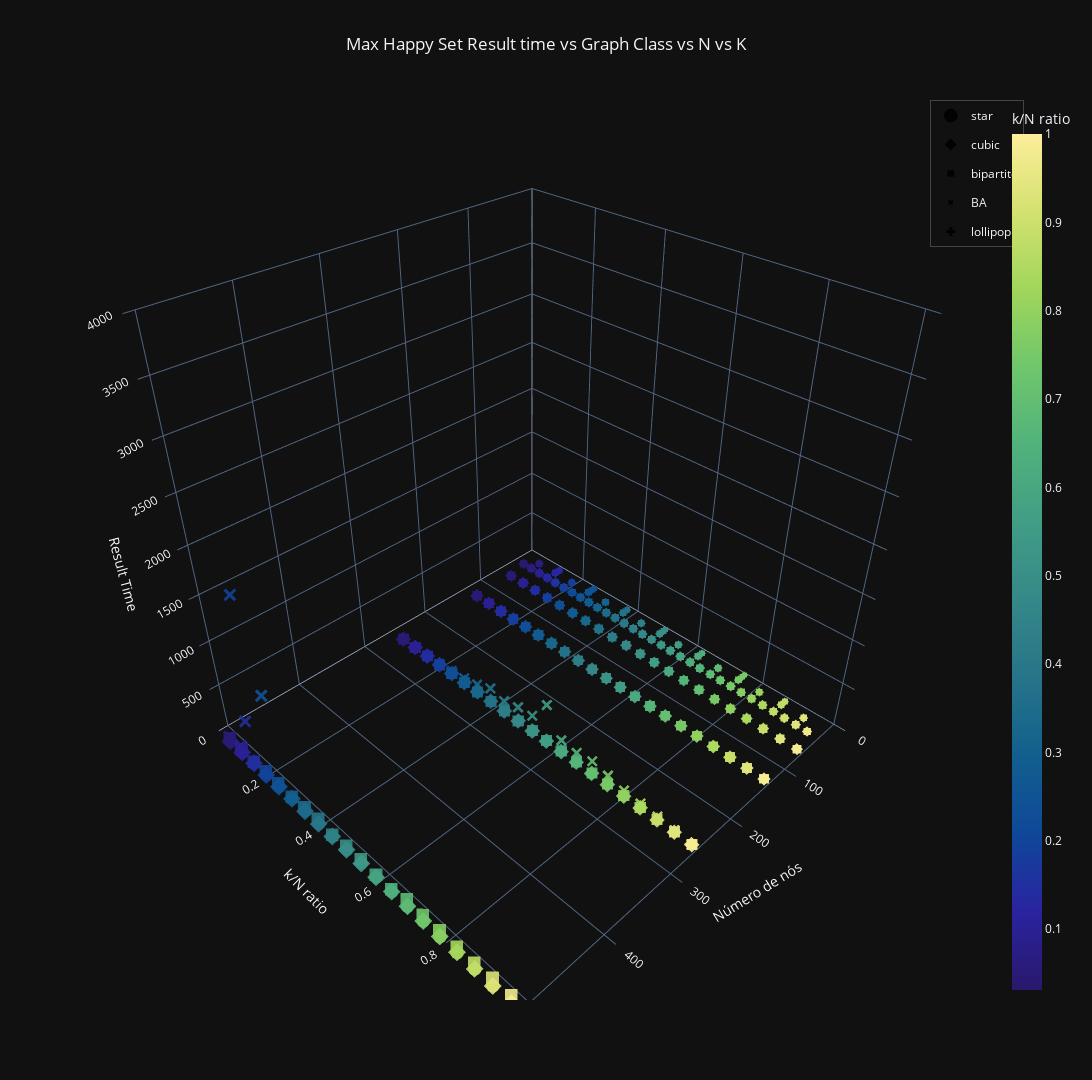

Notebook cell for this chart:
### Markdown cell above
# Análises Gráficas

### Code cell
# GraphsResults3()
# # GraphsResults4()
# # GraphsResults4_1()
# GraphsResults5()
# GraphsResults6p7()
# GraphsResults6p7_1()
# GraphsResults6p7_2()
# # GraphsResults6p7_4('cubic')
# # GraphsResults6p7_6_2()
# # GraphsResults8() # regen cubic graph doubles edged on 7

### Figure 1 — Plotly figure (JSON) as saved in the notebook; plotly's stock layout.template omitted (floating-point values rounded to 4 significant figures; data arrays with more than 128 entries replaced by an {"elided": "..."} marker saying what was removed)
{"data": [{"hovertemplate": "graph_class=star<br>Numero de nós=%{x}<br>k/N ratio=%{marker.color}<br>Result Time=%{z}<br>log_n_+=%{marker.size}<extra></extra>", "legendgroup": "star", "marker": {"color": {"elided": "239 float values"}, "coloraxis": "coloraxis", "line": {"width": 0}, "opacity": 0.9, "size": {"elided": "239 float values"}, "sizemode": "area", "sizeref": 0.063, "symbol": "circle"}, "mode": "markers", "name": "star", "scene": "scene", "showlegend": true, "type": "scatter3d", "x": {"elided": "239 int values"}, "y": {"elided": "239 float values"}, "z": {"elided": "239 float values"}}, {"hovertemplate": "graph_class=cubic<br>Numero de nós=%{x}<br>k/N ratio=%{marker.color}<br>Result Time=%{z}<br>log_n_+=%{marker.size}<extra></extra>", "legendgroup": "cubic", "marker": {"color": {"elided": "198 float values"}, "coloraxis": "coloraxis", "line": {"width": 0}, "opacity": 0.9, "size": {"elided": "198 float values"}, "sizemode": "area", "sizeref": 0.063, "symbol": "diamond"}, "mode": "markers", "name": "cubic", "scene": "scene", "showlegend": true, "type": "scatter3d", "x": {"elided": "198 int values"}, "y": {"elided": "198 float values"}, "z": {"elided": "198 float values"}}, {"hovertemplate": "graph_class=bipartite<br>Numero de nós=%{x}<br>k/N ratio=%{marker.color}<br>Result Time=%{z}<br>log_n_+=%{marker.size}<extra></extra>", "legendgroup": "bipartite", "marker": {"color": {"elided": "159 float values"}, "coloraxis": "coloraxis", "line": {"width": 0}, "opacity": 0.9, "size": {"elided": "159 float values"}, "sizemode": "area", "sizeref": 0.063, "symbol": "square"}, "mode": "markers", "name": "bipartite", "scene": "scene", "showlegend": true, "type": "scatter3d", "x": {"elided": "159 int values"}, "y": {"elided": "159 float values"}, "z": {"elided": "159 float values"}}, {"hovertemplate": "graph_class=BA<br>Numero de nós=%{x}<br>k/N ratio=%{marker.color}<br>Result Time=%{z}<br>log_n_+=%{marker.size}<extra></extra>", "legendgroup": "BA", "marker": {"color": [0.25, 0.5, 0.75, 0.125, 0.25, 0.375, 0.5, 0.625, 0.75, 0.875, 0.062, 0.125, 0.188, 0.25, 0.312, 0.375, 0.438, 0.5, 0.562, 0.625, 0.688, 0.75, 0.812, 0.875, 0.938, 0.031, 0.062, 0.094, 0.125, 0.156, 0.188, 0.219, 0.25, 0.281, 0.312, 0.344, 0.375, 0.406, 0.438, 0.469, 0.5, 0.531, 0.562, 0.594, 0.625, 0.656, 0.688, 0.719, 0.75, 0.781, 0.812, 0.844, 0.875, 0.906, 0.938, 0.969, 0.047, 0.094, 0.141, 0.188, 0.234, 0.281, 0.328, 0.375, 0.422, 0.469, 0.516, 0.562, 0.609, 0.656, 0.703, 0.75, 0.797, 0.844, 0.891, 0.938, 0.984, 0.047, 0.094, 0.141, 0.188, 0.234, 0.281, 0.328, 0.375, 0.422, 0.469, 0.516, 0.562, 0.609, 0.656, 0.703, 0.75, 0.797, 0.844, 0.891, 0.938, 0.984, 0.047, 0.094, 0.141, 0.188, 0.234, 0.281, 0.328, 0.375, 0.422, 0.469, 0.516, 0.562, 0.609, 0.656, 0.703, 0.75, 0.797, 0.844, 0.891, 0.938, 0.984, 0.049, 0.098, 0.146, 0.195, 0.244], "coloraxis": "coloraxis", "line": {"width": 0}, "opacity": 0.9, "size": [1.69, 1.69, 1.69, 2.197, 2.197, 2.197, 2.197, 2.197, 2.197, 2.197, 2.856, 2.856, 2.856, 2.856, 2.856, 2.856, 2.856, 2.856, 2.856, 2.856, 2.856, 2.856, 2.856, 2.856, 2.856, 3.713, 3.713, 3.713, 3.713, 3.713, 3.713, 3.713, 3.713, 3.713, 3.713, 3.713, 3.713, 3.713, 3.713, 3.713, 3.713, 3.713, 3.713, 3.713, 3.713, 3.713, 3.713, 3.713, 3.713, 3.713, 3.713, 3.713, 3.713, 3.713, 3.713, 3.713, 4.827, 4.827, 4.827, 4.827, 4.827, 4.827, 4.827, 4.827, 4.827, 4.827, 4.827, 4.827, 4.827, 4.827, 4.827, 4.827, 4.827, 4.827, 4.827, 4.827, 4.827, 6.275, 6.275, 6.275, 6.275, 6.275, 6.275, 6.275, 6.275, 6.275, 6.275, 6.275, 6.275, 6.275, 6.275, 6.275, 6.275, 6.275, 6.275, 6.275, 6.275, 6.275, 8.157, 8.157, 8.157, 8.157, 8.157, 8.157, 8.157, 8.157, 8.157, 8.157, 8.157, 8.157, 8.157, 8.157, 8.157, 8.157, 8.157, 8.157, 8.157, 8.157, 8.157, 10.6, 10.6, 10.6, 10.6, 10.6], "sizemode": "area", "sizeref": 0.063, "symbol": "x"}, "mode": "markers", "name": "BA", "scene": "scene", "showlegend": true, "type": "scatter3d", "x": [4, 4, 4, 8, 8, 8, 8, 8, 8, 8, 16, 16, 16, 16, 16, 16, 16, 16, 16, 16, 16, 16, 16, 16, 16, 32, 32, 32, 32, 32, 32, 32, 32, 32, 32, 32, 32, 32, 32, 32, 32, 32, 32, 32, 32, 32, 32, 32, 32, 32, 32, 32, 32, 32, 32, 32, 64, 64, 64, 64, 64, 64, 64, 64, 64, 64, 64, 64, 64, 64, 64, 64, 64, 64, 64, 64, 64, 128, 128, 128, 128, 128, 128, 128, 128, 128, 128, 128, 128, 128, 128, 128, 128, 128, 128, 128, 128, 128, 256, 256, 256, 256, 256, 256, 256, 256, 256, 256, 256, 256, 256, 256, 256, 256, 256, 256, 256, 256, 256, 512, 512, 512, 512, 512], "y": [0.25, 0.5, 0.75, 0.125, 0.25, 0.375, 0.5, 0.625, 0.75, 0.875, 0.062, 0.125, 0.188, 0.25, 0.312, 0.375, 0.438, 0.5, 0.562, 0.625, 0.688, 0.75, 0.812, 0.875, 0.938, 0.031, 0.062, 0.094, 0.125, 0.156, 0.188, 0.219, 0.25, 0.281, 0.312, 0.344, 0.375, 0.406, 0.438, 0.469, 0.5, 0.531, 0.562, 0.594, 0.625, 0.656, 0.688, 0.719, 0.75, 0.781, 0.812, 0.844, 0.875, 0.906, 0.938, 0.969, 0.047, 0.094, 0.141, 0.188, 0.234, 0.281, 0.328, 0.375, 0.422, 0.469, 0.516, 0.562, 0.609, 0.656, 0.703, 0.75, 0.797, 0.844, 0.891, 0.938, 0.984, 0.047, 0.094, 0.141, 0.188, 0.234, 0.281, 0.328, 0.375, 0.422, 0.469, 0.516, 0.562, 0.609, 0.656, 0.703, 0.75, 0.797, 0.844, 0.891, 0.938, 0.984, 0.047, 0.094, 0.141, 0.188, 0.234, 0.281, 0.328, 0.375, 0.422, 0.469, 0.516, 0.562, 0.609, 0.656, 0.703, 0.75, 0.797, 0.844, 0.891, 0.938, 0.984, 0.049, 0.098, 0.146, 0.195, 0.244], "z": [0.0207, 0.02527, 0.02923, 0.02275, 0.02645, 0.05443, 0.09296, 0.0483, 0.05548, 0.04981, 0.02128, 0.02622, 0.04498, 0.05815, 0.05072, 0.07154, 0.1032, 0.1105, 0.1735, 0.09986, 0.07032, 0.08306, 0.05303, 0.06152, 0.04785, 0.02194, 0.02875, 0.07399, 0.08338, 0.1654, 0.06147, 0.1067, 0.06634, 0.07406, 0.127, 0.06863, 0.1166, 0.1906, 0.07967, 0.08899, 0.08661, 0.1465, 0.126, 0.1951, 0.09738, 0.2304, 0.1794, 0.1843, 0.1051, 0.1525, 0.09908, 0.156, 0.05536, 0.1103, 0.07432, 0.05719, 0.07283, 0.1162, 0.293, 0.1648, 0.2332, 0.209, 0.3072, 0.1813, 0.3646, 0.5758, 0.4476, 0.1492, 0.5268, 0.3318, 0.2585, 0.2013, 0.2769, 0.3031, 0.268, 0.1521, 0.07264, 0.2716, 0.3759, 0.7332, 0.3932, 0.5312, 0.8808, 1.512, 1.344, 1.179, 1.004, 1.893, 1.585, 1.461, 1.93, 1.088, 1.752, 2.226, 1.164, 0.8317, 0.3076, 0.1389, 0.5866, 1.666, 2.707, 11.35, 33.42, 55.56, 92.4, 162.0, 122.7, 168.8, 187.6, 437.6, 138.4, 116.2, 147.0, 108.4, 68.07, 51.04, 40.03, 24.04, 0.7438, 61.46, 84.86, 505.3, 1961.0, 1050.0]}, {"hovertemplate": "graph_class=lollipop<br>Numero de nós=%{x}<br>k/N ratio=%{marker.color}<br>Result Time=%{z}<br>log_n_+=%{marker.size}<extra></extra>", "legendgroup": "lollipop", "marker": {"color": {"elided": "174 float values"}, "coloraxis": "coloraxis", "line": {"width": 0}, "opacity": 0.9, "size": {"elided": "174 float values"}, "sizemode": "area", "sizeref": 0.063, "symbol": "cross"}, "mode": "markers", "name": "lollipop", "scene": "scene", "showlegend": true, "type": "scatter3d", "x": {"elided": "174 int values"}, "y": {"elided": "174 float values"}, "z": {"elided": "174 float values"}}], "layout": {"coloraxis": {"colorbar": {"title": {"text": "k/N ratio"}}, "colorscale": [[0, "rgb(41, 24, 107)"], [0.09091, "rgb(42, 35, 160)"], [0.1818, "rgb(15, 71, 153)"], [0.2727, "rgb(18, 95, 142)"], [0.3636, "rgb(38, 116, 137)"], [0.4545, "rgb(53, 136, 136)"], [0.5455, "rgb(65, 157, 133)"], [0.6364, "rgb(81, 178, 124)"], [0.7273, "rgb(111, 198, 107)"], [0.8182, "rgb(160, 214, 91)"], [0.9091, "rgb(212, 225, 112)"], [1, "rgb(253, 238, 153)"]]}, "height": 1080, "hovermode": "closest", "legend": {"borderwidth": 1, "title": {"font": {"size": 12}}, "x": 0.94, "y": 1}, "scene": {"xaxis": {"range": [0, 512], "title": {"text": "Número de nós"}, "type": "linear"}, "yaxis": {"title": {"text": "k/N ratio"}, "type": "linear"}, "zaxis": {"range": [0, 4000], "title": {"text": "Result Time"}, "type": "linear"}}, "title": {"text": "Max Happy Set Result time vs Graph Class vs N vs K", "x": 0.5, "xanchor": "center"}, "width": 1800}}
